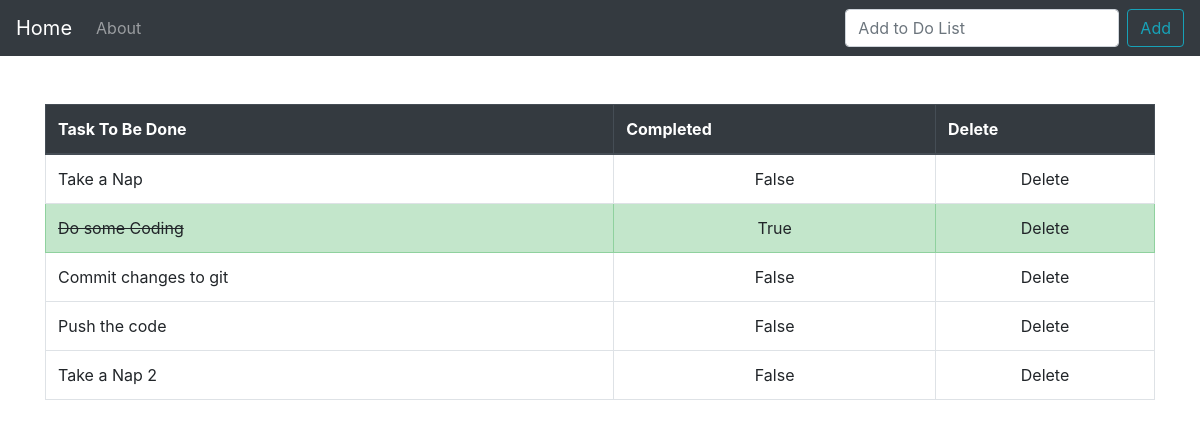
Before: / with the older database file.
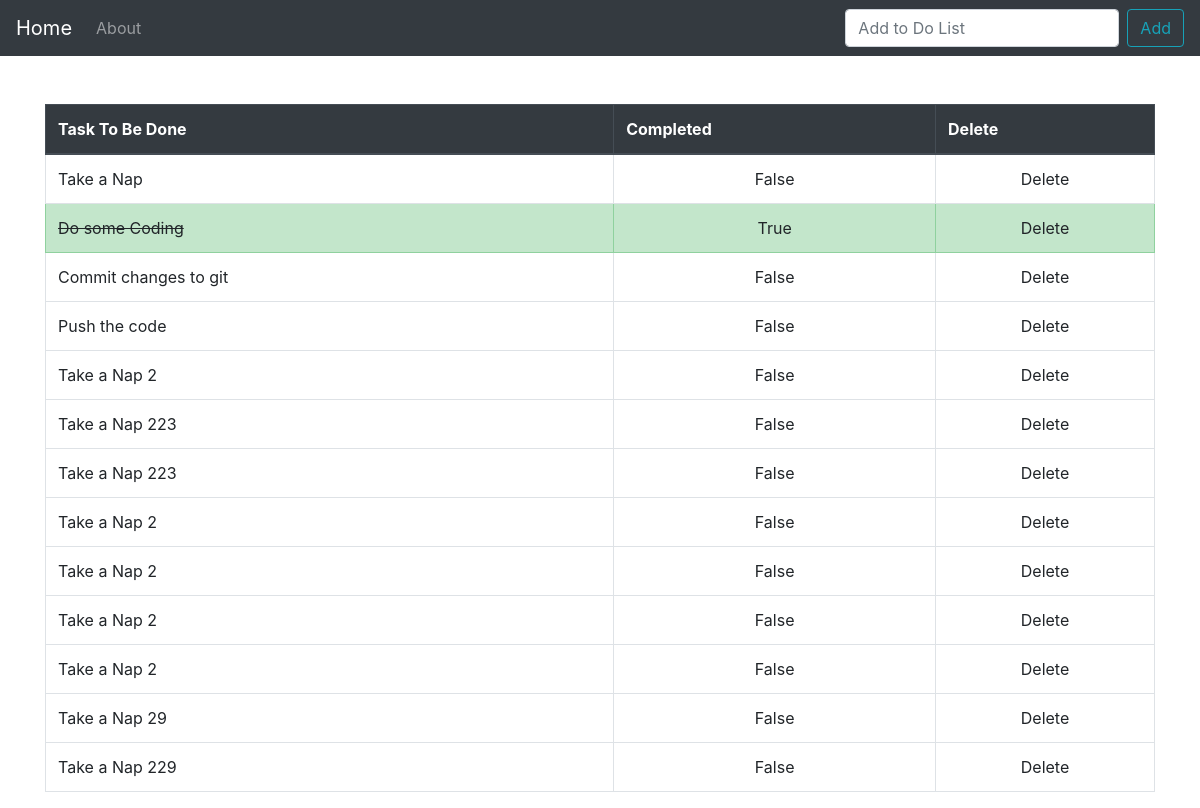
After: the same page with the newer database file.
### todo_list/models.py (models this page shows, shortened)
class List(models.Model):
	item = models.CharField(max_length=200)
	completed = models.BooleanField(default=False)

### todo_list/views.py (the view)
# urls.py: 2. Add a URL to urlpatterns:  path('', views.home, name='home')
def home(request):
	if request.method== 'POST':
		form = ListForm(request.POST or none)
		if form.is_valid():
			form.save()
			messages.success(request, 'Your password has been changed successfully!')
			return HttpResponseRedirect(request.path_info)
	else:
		all_items = List.objects.all
		return render(request, 'home.html',{'all_items':all_items})

### todo_list/templates/home.html (shortened to what this page needs)
{% extends 'base.html' %}
{% block content %}
<br>
{% if all_items %}
	<table class="table table-bordered">
		<thead class="thead-dark">
			<tr>
				<th scope="col">Task To Be Done</th>
				<th scope="col">Completed</th>
				<th scope="col">Delete</th>
	    	</tr>
	 	</thead>
	 <tbody>
	{% for things in all_items %}
		{% if things.completed %}
			<tr class="table-success">
				<td class="striker">{{ things.item }} </td>
				<td><center>{{ things.completed }}</center></td>
				<td><center>Delete</center></td>
			</tr>
		{% else %}
			<tr>
				<td>{{ things.item }} </td>
				<td><center>{{ things.completed }}</center></td>
				<td><center>Delete</center></td>
			</tr>
		{% endif %}
	{% endfor %}
	</tbody>
	</table>
{% endif %}
{% endblock %}

### todo_list/templates/base.html (shortened to what this page needs)
{% load static %}
<!doctype html>
<html lang="en">
  <head>
    <link rel="stylesheet" href="https://stackpath.bootstrapcdn.com/bootstrap/4.5.0/css/bootstrap.min.css">
    <link rel="stylesheet" href="{% static 'css/my_style.css' %}" >
  </head>
  <body>
  	<nav class="navbar navbar-expand-lg navbar-dark bg-dark">
  <a class="navbar-brand" href="{% url 'home' %}">Home</a>
  <div class="collapse navbar-collapse" id="navbarSupportedContent">
    <ul class="navbar-nav mr-auto">
      <li class="nav-item">
        <a class="nav-link" href="{% url 'about' %}">About</a>
      </li>
    </ul>
    <form class="form-inline my-2 my-lg-0" method="POST">
      <input class="form-control mr-sm-2" type="search" placeholder="Add to Do List" aria-label="Search" name="item" required>
      <button class="btn btn-outline-info my-2 my-sm-0" type="submit">Add</button>
    </form>
  </div>
</nav>
  	<br/>
  	<div class="container">
  	{% block content %}
	{% endblock %}
	</div>
  </body>
</html>

### static/css/my_style.css (style rules this page uses)
.striker { text-decoration: line-through; }

Changed rows visible on the page:
added List: item "Take a Nap 223", completed "False"
added List: item "Take a Nap 223", completed "False"
added List: item "Take a Nap 2", completed "False"
added List: item "Take a Nap 2", completed "False"
added List: item "Take a Nap 2", completed "False"
added List: item "Take a Nap 2", completed "False"
added List: item "Take a Nap 29", completed "False"
added List: item "Take a Nap 229", completed "False"
